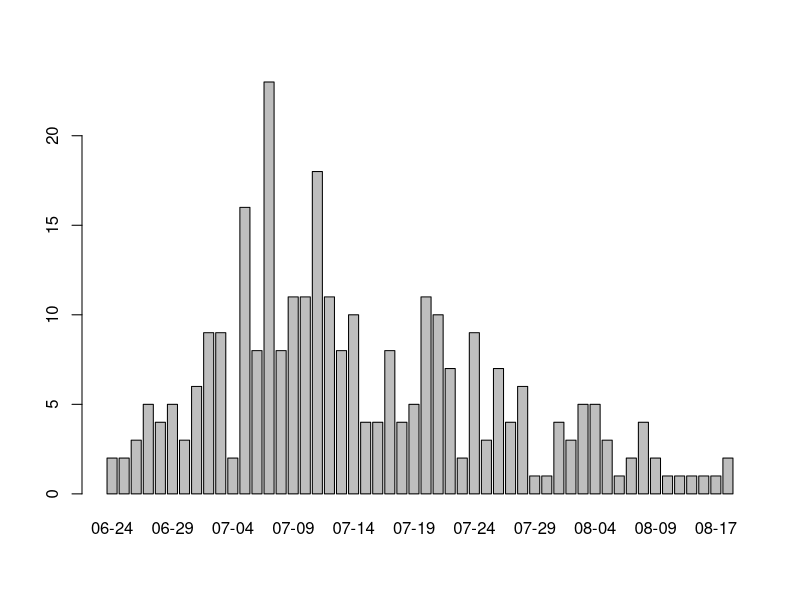

Reproduce this figure in R. (Note: this script raises an error after producing the figure.)
#code to clean DMP birthdates
library(tidyverse)
library(here)

#clean dmp birthdates
data<- read.csv('./raw/dmp_birthdates.csv', header = T)
data$date<- as.Date(data$date, "%m/%d/%Y") #convert dates from 10/1/2007 to standard format


data <- data[!is.na(data$date),] #remove NA from date

data$monthday <- format(data$date, '%m-%d') #create column with just month and date, exclude year
barplot(table(data$monthday)) #plot birthdates to see distribution

#create column with 1 for fawns born before august, and 2 for fawns born before august
cutoff = '07-31'
data$early.late <- ifelse(data$monthday > cutoff, 2, 1)

write.csv(data, './cleaned/birthdates.csv', row.names = F)
